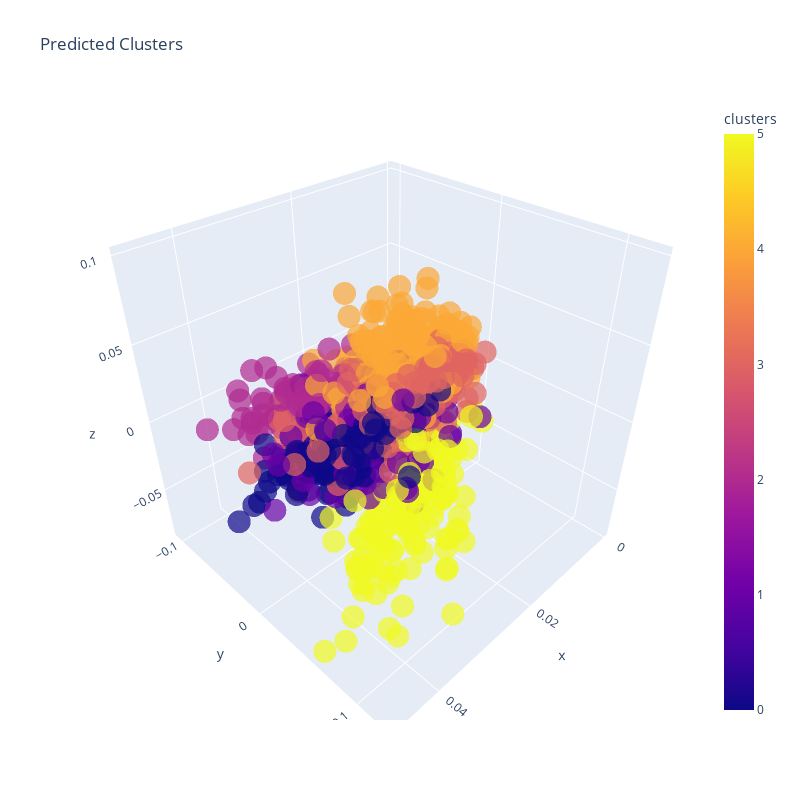

The code cell stored with this chart in its notebook:
### Code cell
fig = px.scatter_3d(c_df,x='x', y='y', z='z', color='clusters', labels='genre', hover_name='tv_show', title='Predicted Clusters',
                   hover_data=c_df.columns, opacity=0.7, width=800, height=800, color_discrete_sequence=px.colors.qualitative.G10)

fig.show()

### Figure 1 — Plotly figure (JSON) as saved in the notebook; plotly's stock layout.template omitted (floating-point values rounded to 4 significant figures; data arrays with more than 128 entries replaced by an {"elided": "..."} marker saying what was removed)
{"data": [{"customdata": {"elided": "1801x3 mixed values"}, "hovertemplate": "<b>%{hovertext}</b><br><br>x=%{x}<br>y=%{y}<br>z=%{z}<br>clusters=%{marker.color}<br>genre=%{customdata[1]}<br>tv_show=%{customdata[2]}<extra></extra>", "hovertext": {"elided": "1801 str values"}, "legendgroup": "", "marker": {"color": {"elided": "1801 int values"}, "coloraxis": "coloraxis", "opacity": 0.7, "symbol": "circle"}, "mode": "markers", "name": "", "scene": "scene", "showlegend": false, "type": "scatter3d", "x": {"elided": "1801 float values"}, "y": {"elided": "1801 float values"}, "z": {"elided": "1801 float values"}}], "layout": {"coloraxis": {"colorbar": {"title": {"text": "clusters"}}, "colorscale": [[0, "#0d0887"], [0.1111, "#46039f"], [0.2222, "#7201a8"], [0.3333, "#9c179e"], [0.4444, "#bd3786"], [0.5556, "#d8576b"], [0.6667, "#ed7953"], [0.7778, "#fb9f3a"], [0.8889, "#fdca26"], [1, "#f0f921"]]}, "height": 800, "legend": {"tracegroupgap": 0}, "scene": {"domain": {"x": [0, 1], "y": [0, 1]}, "xaxis": {"title": {"text": "x"}}, "yaxis": {"title": {"text": "y"}}, "zaxis": {"title": {"text": "z"}}}, "title": {"text": "Predicted Clusters"}, "width": 800}}
